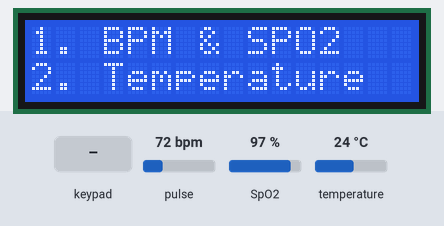
Bench run of a sketch on a simulated ESP32. Shown: 16×2 character LCD. Inputs (shaded band) come from the test bench; at power-on: pulse 72 bpm, SpO2 97 %, temperature 24 °C. WiFi joins after 1.5 s; servers stay silent unless stated; what the sketch prints to the serial monitor is not drawn. At 19.5 s the program restarts the board; the recording ends there.

Above: at 2.8 s.
2.9 s: keypad keys 1 6 4 0 2 A pressed 0.4 s apart
At 3.5 s:
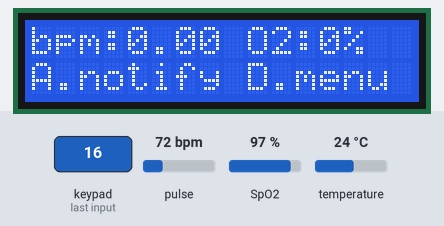
6.8 s: keypad keys 1 9 1 8 5 1 7 D pressed 0.4 s apart
At 7.7 s:
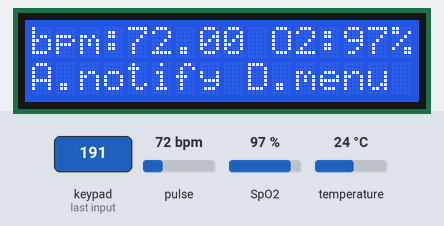
13.0 s: key '1' pressed
14.5 s: key '2' pressed
At 16.3 s:
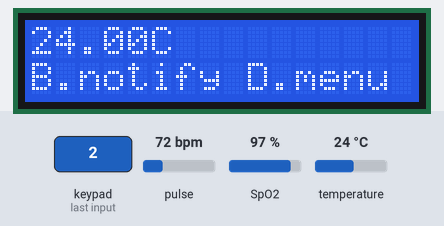
16.7 s: keypad keys 1 9 1 8 5 1 7 # pressed 0.4 s apart
At 17.8 s:
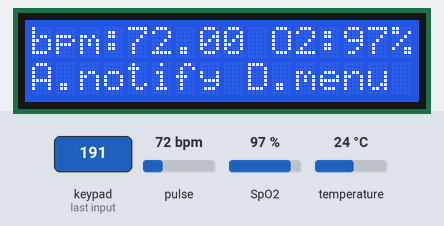
Timing chart, 0 to 19.5 s (numbered marks = the images above; inputs shaded):
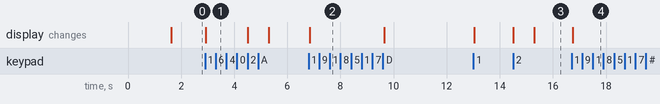

Measured:
- after the input at 2.9 s, the display: changes at once (image 1)
- after the input at 6.8 s, the display: changes at once (image 2)
- after the input at 14.5 s, the display: first changes at once (image 3 shows a later state)
- after the input at 16.7 s, the display: changes at once (image 4)

The sketch:

StationBox.ino
```cpp
#include <Keypad.h>
#include <LiquidCrystal_I2C.h>
#include <OneWire.h>
#include <DallasTemperature.h>
#include <Wire.h>
#include "MAX30100_PulseOximeter.h"
#include <WiFi.h>
#include <HTTPClient.h>
#include <TridentTD_LineNotify.h>

#define SECRET_WRITE_APIKEY "xxxx" //thingspeak api key
#define LINE_TOKEN "xxxx" //line notify token
#define WIFI_NAME "xxxx" //wifi name for connecting
#define WIFI_PASSWORD "xxxx" //wifi password for connecting
#define REPORTING_PERIOD_MS     1000

PulseOximeter pox;
uint32_t tsLastReport = 0;

const int oneWireBus = 13; //data of temperature sensor

//Setup a oneWire instance to communicate with any OneWire devices
OneWire oneWire(oneWireBus);

//Pass our oneWire reference to Dallas Temperature sensor
DallasTemperature sensors(&oneWire);

LiquidCrystal_I2C lcd(0x27,16,2);  //set the LCD address to 0x27 for a 16 chars and 2 line display

float o2_data;
float bpm_data;
float temperatureC0;
int i = 0;
String server = "api.thingspeak.com";
const byte ROWS = 4; //four rows
const byte COLS = 4; //four columns
char keys[ROWS][COLS] = {
  {'1','2','3','A'},
  {'4','5','6','B'},
  {'7','8','9','C'},
  {'*','0','#','D'}
};

byte rowPins[ROWS] = {19, 18, 5, 17}; //keypad rows pin
byte colPins[COLS] = {16, 4, 0, 2}; //keypad cols pin

Keypad keypad = Keypad( makeKeymap(keys), rowPins, colPins, ROWS, COLS );

void setup(){
  Serial.begin(115200);

  lcd.init(); //initialize the lcd
  Serial.print("Initializing pulse oximeter..");

  lcd.backlight();

  pinMode(13,INPUT_PULLUP);
  sensors.begin();

  WiFi.begin(WIFI_NAME, WIFI_PASSWORD);
  Serial.printf("WiFi connecting ", WIFI_NAME);
  while (WiFi.status() != WL_CONNECTED){
    Serial.print(".");
    lcd.clear();
    delay(500);
  }
  Serial.printf("\nWiFi connected\nIP : ");
  Serial.println(WiFi.localIP());
  showMenuKeypad(); //print a menu to the LCD
  LINE.setToken(LINE_TOKEN);

  //initialize the PulseOximeter instance
  //failures are generally due to an improper I2C wiring, missing power supply or wrong target chip
  if (!pox.begin()) {
      Serial.println("FAILED");
  } else {
      Serial.println("SUCCESS");
  }
  pox.setIRLedCurrent(MAX30100_LED_CURR_7_6MA);

  //register a callback for the beat detection
  pox.setOnBeatDetectedCallback(onBeatDetected);
}

void loop(){
  char key = keypad.getKey();

  pox.update();

  //for detected heart rate and oxigen
  if (millis() - tsLastReport > REPORTING_PERIOD_MS) {
    Serial.print("Heart rate:");
    Serial.print(pox.getHeartRate());
    Serial.print("bpm / SpO2:");
    Serial.print(pox.getSpO2());
    Serial.println("%");

    tsLastReport = millis();

  }
  //for show temperature data to the LCD
  else if (key == '1'){
    Serial.println(key);
      lcd.clear();
      lcd.setCursor(0,0);
      lcd.print("bpm:");
      lcd.print(pox.getHeartRate());
      bpm_data = pox.getHeartRate();
      lcd.print(" O2:");
      lcd.print(pox.getSpO2());
      o2_data = pox.getSpO2();
      lcd.print("%");
      lcd.setCursor(0,1);
      // lcd.print("*)menu A)notify");
      lcd.print("A.notify D.menu");
  }
  //for detected tempurature
  else if (key == '2'){
    Serial.println(key);
    showTempLCD();
  }
  //for send heart rate and oxigen to line notify and thingspeak
  else if (key == 'A'){
    if (i == 0){
      Serial.println(key);
      i = i + 1;
      sendOxigenBloodToLine();}
    else if (i == 1){
      Serial.println(key);
      LINE.notify("หากต้องการวัดการเต้นของหัวใจและออกซิเจนอีกครั้ง กรุณากด # ");
    }
  }
  //for send tempurature to line notify and thingspeak
  else if (key == 'B'){
    Serial.println(key);
    sendTempToLine();
  }
  //for back to menu
  // else if (key == '*'){
  else if (key == 'D'){
    Serial.println(key);
    showMenuKeypad();
  }
  //for restart esp
  else if (key == '#'){
    Serial.println(key);
    ESP.restart();
  }
}

//send temperature data to line notify
void sendTempToLine(){
  //send to line when normal body temperature
  if ( (temperatureC0 < 37.5) && (temperatureC0 > 35.5)){
    LINE.notify("อุณหภูมิปกติ : "+String(temperatureC0,2)+" C");
  }
  //send to line when high body temperature
  else if ( temperatureC0 >= 37.5){
    LINE.notify("อุณหภูมิสูงกว่าปกติ : "+String(temperatureC0,2)+" C");
  }
  //send to line when low body temperature
  else if ( temperatureC0 <= 35.5){
    LINE.notify("อุณหภูมิต่ำกว่าปกติ : "+String(temperatureC0,2)+" C");
  }
  SendWriteTempRequestToThingSpeak();
  delay(1000);
}

//send heart rate and oxigen data to line notify
void sendOxigenBloodToLine(){
  //send to line when normal heart rate and normal oxigen
  if ( (o2_data >= 90.0) && (bpm_data >= 60.0) && (bpm_data < 100.0)){
    LINE.notify("การเต้นของหัวใจและออกซิเจนอยู่ในเกณฑ์ปกติ " + String("Heart rate : ") + String(bpm_data) + String(" bpm " )+ String(", O2 : ") + String(o2_data) + String("%"));
    SendWriteOxigenBloodRequestToThingSpeak();
  }
  //send to line when high heart rate and normal oxigen
  else if ( (o2_data >= 90.0) && (bpm_data >= 100.0) && (bpm_data <= 150.0)){
    LINE.notify("การเต้นของหัวใจเร็วกว่าปกติและออกซิเจนอยู่ในเกณฑ์ปกติ " + String("Heart rate : ") + String(bpm_data) + String(" bpm " )+ String(", O2 : ") + String(o2_data) + String("%"));
    SendWriteOxigenBloodRequestToThingSpeak();
  }
  //send to line when risk heart rate and normal oxigen
  else if ( (o2_data >= 90.0) && (bpm_data >159.0)){
    LINE.notify("การเต้นของหัวใจอยู่ในภาวะเร็วกว่าปกติเข้าขั้นอันตรายและออกซิเจนอยู่ในเกณฑ์ปกติ " + String("Heart rate : ") + String(bpm_data) + String(" bpm " )+ String(", O2 : ") + String(o2_data) + String("%"));
    SendWriteOxigenBloodRequestToThingSpeak();
  }
  //send to line when low heart rate and normal oxigen
  else if ( (o2_data >= 90.0) && (bpm_data < 60.0) && (bpm_data > 0.00) ){
    LINE.notify("การเต้นของหัวใจช้ากว่าปกติและออกซิเจนอยู่ในเกณฑ์ปกติ " + String("Heart rate : ") + String(bpm_data) + String(" bpm " )+ String(", O2 : ") + String(o2_data) + String("%"));
    SendWriteOxigenBloodRequestToThingSpeak();
  }
  //send to line when normal heart rate and low oxigen
  else if ( (o2_data < 90.0) && (bpm_data >= 60.0) && (bpm_data < 100.0)){
    LINE.notify("การเต้นของหัวใจอยู่ในเกณฑ์ปกติและออกซิเจนอยู่ในเกณฑ์ต่ำกว่าปกติ " + String("Heart rate : ") + String(bpm_data) + String(" bpm " )+ String(", O2 : ") + String(o2_data) + String("%"));
    SendWriteOxigenBloodRequestToThingSpeak();
  }
  //send to line when high heart rate and low oxigen
  else if ( (o2_data < 90.0) && (bpm_data >= 100.0) && (bpm_data <= 150.0)){
    LINE.notify("การเต้นของหัวใจเร็วกว่าปกติและออกซิเจนอยู่ในเกณฑ์ต่ำกว่าปกติ " + String("Heart rate : ") + String(bpm_data) + String(" bpm " )+ String(", O2 : ") + String(o2_data) + String("%"));
    SendWriteOxigenBloodRequestToThingSpeak();
  }
  //send to line when risk heart rate and low oxigen
  else if ( (o2_data < 90.0) && (bpm_data >159.0)){
    LINE.notify("การเต้นของหัวใจอยู่ในภาวะเร็วกว่าปกติเข้าขั้นอันตรายและออกซิเจนอยู่ในเกณฑ์ต่ำกว่าปกติ " + String("Heart rate : ") + String(bpm_data) + String(" bpm " )+ String(", O2 : ") + String(o2_data) + String("%"));
    SendWriteOxigenBloodRequestToThingSpeak();
  }
  //send to line when low heart rate and low oxigen
  else if ( (o2_data < 90.0) && (bpm_data <60.0) && (bpm_data > 0.00) && (o2_data > 0)){
    LINE.notify("การเต้นของหัวใจช้ากว่าปกติและออกซิเจนอยู่ในเกณฑ์ต่ำกว่าปกติ " + String("Heart rate : ") + String(bpm_data) + String(" bpm " )+ String(", O2 : ") + String(o2_data) + String("%"));
    SendWriteOxigenBloodRequestToThingSpeak();
  }
  //send to line when abnornal detected
  else if ((bpm_data == 0.00)){
    LINE.notify("การตรวจสอบผิดปกติ " + String("Heart rate : ") + String(bpm_data) + String(" bpm " )+ String(", O2 : ") + String(o2_data) + String("%"));
    LINE.notify("กรุณากด # เพื่อลองอีกครั้ง");
  }
  else if ((o2_data == 0)){
    LINE.notify("การตรวจสอบผิดปกติ " + String("Heart rate : ") + String(bpm_data) + String(" bpm " )+ String(", O2 : ") + String(o2_data) + String("%"));
    LINE.notify("กรุณากด # เพื่อลองอีกครั้ง");
  }
  else if ( (o2_data == 0) && (bpm_data == 0.00)){
    LINE.notify("การตรวจสอบผิดปกติ " + String("Heart rate : ") + String(bpm_data) + String(" bpm " )+ String(", O2 : ") + String(o2_data) + String("%"));
    LINE.notify("กรุณากด # เพื่อลองอีกครั้ง");
  }

  delay(1000);
}

//send heart rate and oxigen data to thingspeak
void SendWriteOxigenBloodRequestToThingSpeak(){
  HTTPClient https;
  //Prepare Http
  String STR_HTTP = "https://" + server + "/update?api_key=";
  STR_HTTP += SECRET_WRITE_APIKEY;
  STR_HTTP += "&field2=";
  STR_HTTP += String(o2_data);
  STR_HTTP += "&field4=";
  STR_HTTP += String(bpm_data);
  //send http request
  if (https.begin(STR_HTTP)){
    // HTTPS
    Serial.print("[HTTPS] GET...\n");
    // start connection and send HTTP header
    int httpCode = https.GET();
    // httpCode will be negative on error
    if (httpCode > 0){
      // HTTP header has been send and Server response header has been handled
      Serial.printf("[HTTPS] GET... code: %d\n", httpCode);
      if (httpCode == 200){
        Serial.println("Channel update successful.");
        }
      else{
        Serial.println("Problem updating channel. HTTP error code " + String(httpCode));
      }
    }
    else{
      Serial.printf("[HTTPS] GET... failed, error:%s\n", https.errorToString(httpCode).c_str());
  }
    https.end();
  }
  else{
    Serial.printf("[HTTPS] Unable to connect\n");
  }
}

//send temperature data to thingspeak
void SendWriteTempRequestToThingSpeak(){
  HTTPClient https;
  //Prepare Http
  String STR_HTTP = "https://" + server + "/update?api_key=";
  STR_HTTP += SECRET_WRITE_APIKEY;
  STR_HTTP += "&field1=";
  STR_HTTP += String(temperatureC0);
  //send http request
  if (https.begin(STR_HTTP)){
    // HTTPS
    Serial.print("[HTTPS] GET...\n");
    // start connection and send HTTP header
    int httpCode = https.GET();
    // httpCode will be negative on error
    if (httpCode > 0){
      // HTTP header has been send and Server response header has been handled
      Serial.printf("[HTTPS] GET... code: %d\n", httpCode);
      if (httpCode == 200){
        Serial.println("Channel update successful.");
        }
      else{
        Serial.println("Problem updating channel. HTTP error code " + String(httpCode));
      }
    }
    else{
      Serial.printf("[HTTPS] GET... failed, error:%s\n", https.errorToString(httpCode).c_str());
  }
    https.end();
  }
  else{
    Serial.printf("[HTTPS] Unable to connect\n");
  }
}

//show temperature data to the LCD
void showTempLCD(){
  lcd.clear();
  sensors.requestTemperatures();
  temperatureC0 = sensors.getTempCByIndex(0);

  lcd.setCursor(0,0);
  lcd.print(temperatureC0);
  lcd.print("C");
  lcd.setCursor(0,1);
  // lcd.print("*.menu B.notify");
  lcd.print("B.notify D.menu");
}

//show menu to the LCD
void showMenuKeypad(){
  lcd.clear();
  lcd.setCursor(0,0);
  // lcd.print("(1) Heart rate & O2");
  lcd.print("1. BPM & SPO2");
  lcd.setCursor(0,1);
  lcd.print("2. Temperature");
}

//when detected finger but don't beat
void onBeatDetected()
{
    Serial.println("Beat!");
}
```
